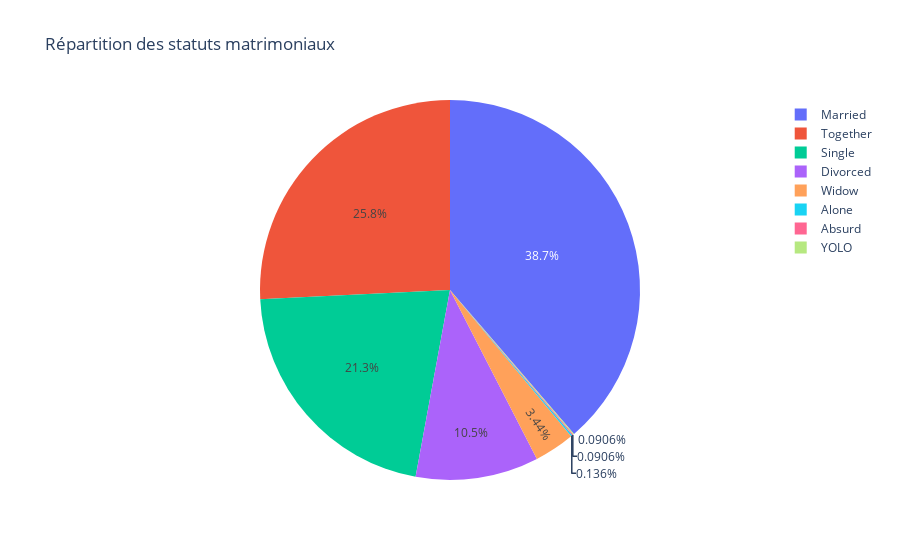

The notebook cell this image was saved under:
### Code cell
marital_status_dist = px.pie(data, names="Marital_Status", title="Répartition des statuts matrimoniaux")
marital_status_dist.show()

### Figure 1 — Plotly figure (JSON) as saved in the notebook; plotly's stock layout.template omitted (floating-point values rounded to 4 significant figures; data arrays with more than 128 entries replaced by an {"elided": "..."} marker saying what was removed)
{"data": [{"domain": {"x": [0, 1], "y": [0, 1]}, "hovertemplate": "Marital_Status=%{label}<extra></extra>", "labels": {"elided": "2208 str values"}, "legendgroup": "", "name": "", "showlegend": true, "type": "pie"}], "layout": {"legend": {"tracegroupgap": 0}, "title": {"text": "Répartition des statuts matrimoniaux"}}}
